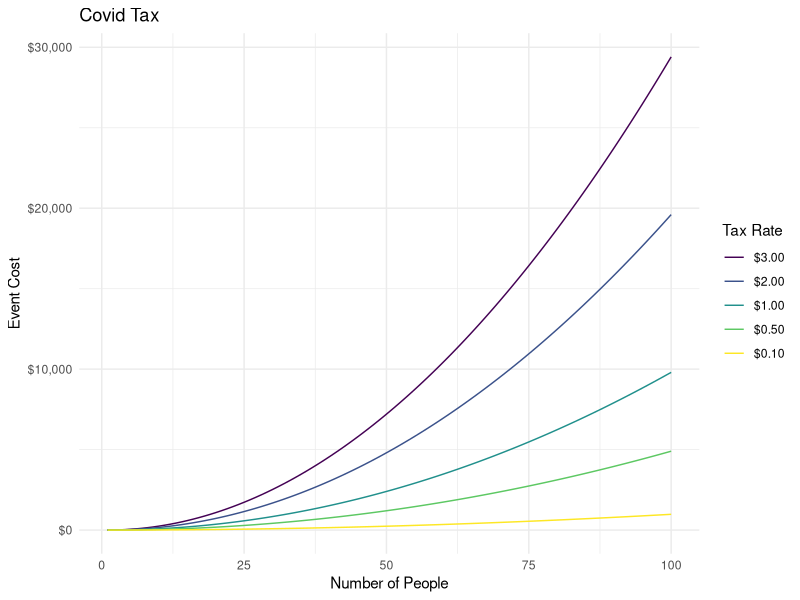
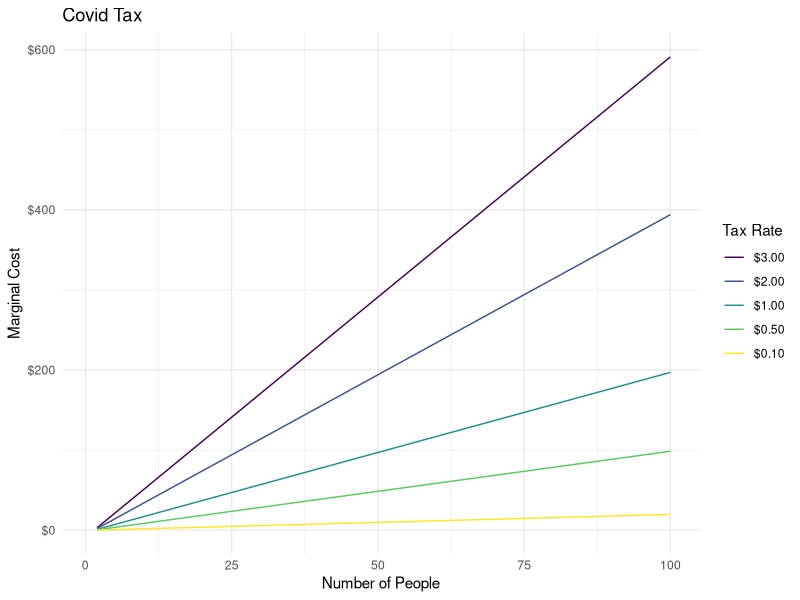

Source code (R) for these figures, in order:
## ---- chunk 1
library(dplyr)
library(ggplot2)
library(forcats)
covid_tax <- function(n, t) {
  t * (n - 1) ^ 2
}
## ---- chunk 2
plot_df <- expand.grid(list(
  n = 1:100, 
  tax = c(0.1, 0.5, 1, 2, 3))) %>% 
  dplyr::mutate(total_cost = tax * (n - 1) ^ 2)

plot_df$`Tax Rate` <- as.factor(scales::dollar(plot_df$tax))
plot_df$`Tax Rate` <- fct_rev(plot_df$`Tax Rate`)

plot_df %>% 
  ggplot(aes(x = n, 
             y = total_cost, 
             group = `Tax Rate`, 
             color = `Tax Rate`)) +
  geom_line() +
  scale_color_viridis_d() +
  scale_y_continuous(labels = scales::dollar) +
  theme_minimal() +
  labs(title = "Covid Tax",
       y = "Event Cost",
       x = "Number of People")
## ---- chunk 3
plot_df %>% 
  group_by(`Tax Rate`) %>% 
  mutate(marginal_cost = total_cost - lag(total_cost)) %>% 
  ggplot(aes(x = n, 
             y = marginal_cost, 
             group = `Tax Rate`, 
             color = `Tax Rate`)) +
  geom_line() +
  scale_color_viridis_d() +
  scale_y_continuous(labels = scales::dollar) +
  theme_minimal() +
  labs(title = "Covid Tax",
       y = "Marginal Cost",
       x = "Number of People")
